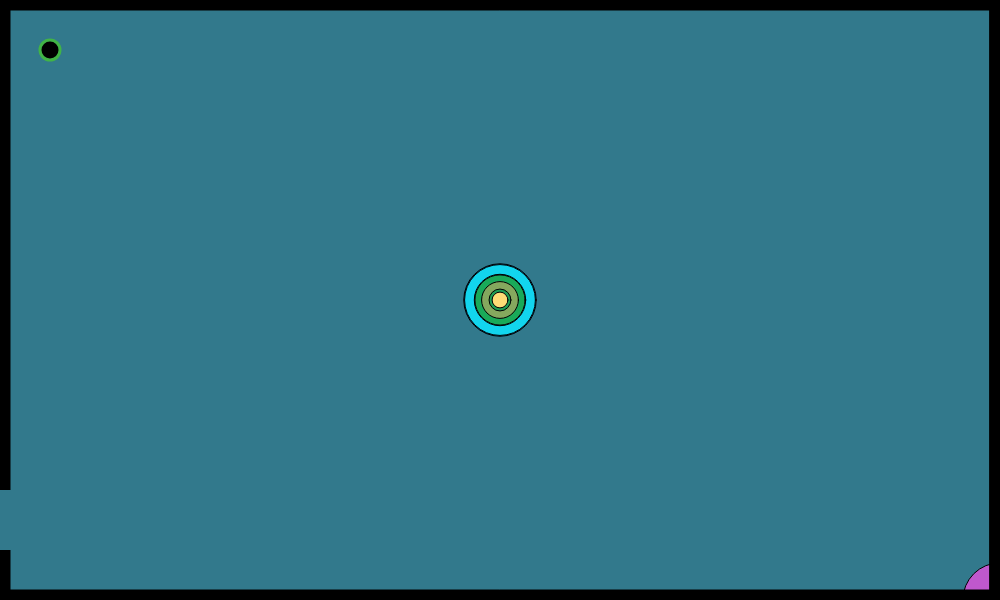
Frame 1 (no input)
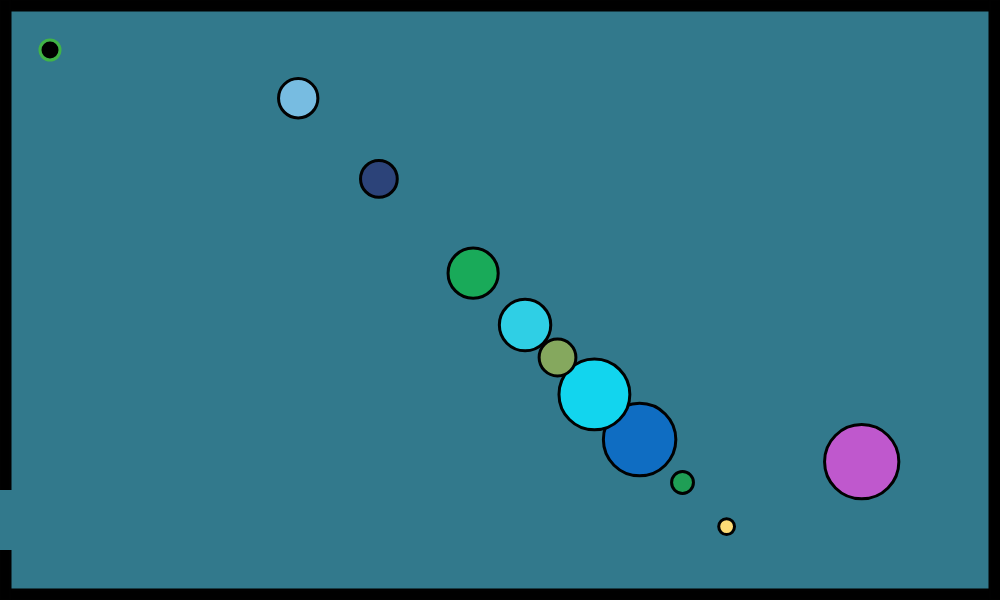
Frame 60 (no input)
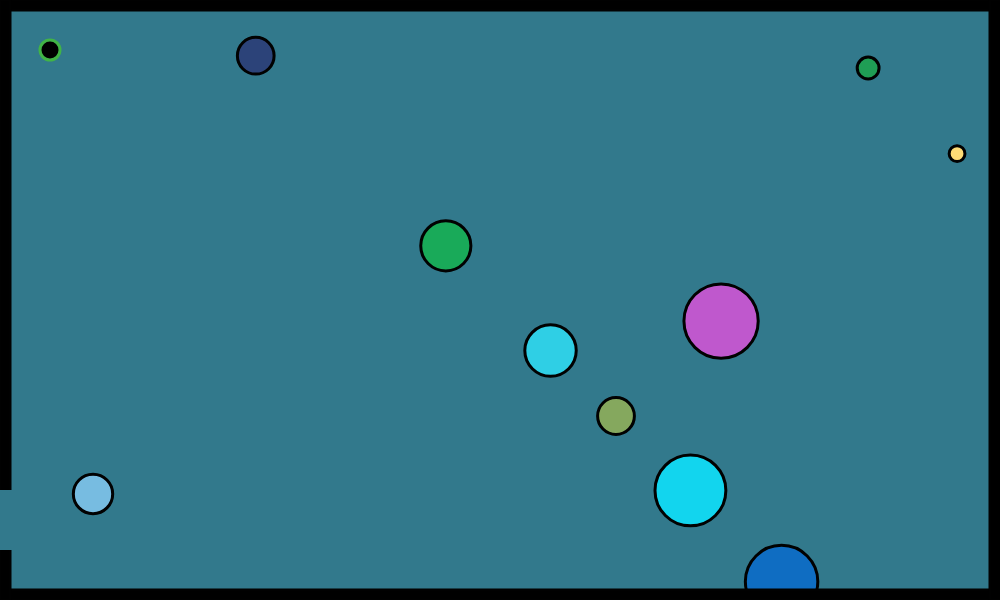
Frame 120 (the mouse pressed at the canvas centre since frame 60)

The p5.js sketch that drew these frames (run headless with seeded random() and noise() and a simulated clock; from frame 60 on, the mouse is pressed at the canvas centre):

// p5.js sketch
// ── sketch.js
// player spawn
var playerX = 50;
var playerY = 50;

// keys
var w = 87;
var a = 65;
var s = 83;
var d = 68;

// mouse
var mouseObX;
var mouseObY;

// canvas dimensions
var canvasx = 1000
var canvasy = 600

//exit relevant dimensions
var exitY = 60


var myXs = [];
var myYs = [];
var speed = [];
var myDiameter = [];
var red = [];
var blue = [];
var green = [];


var x = canvasx;
var y = canvasy;

//var colors = ["red", "orange", "yellow", "green", "blue"];

function setup(){
    createCanvas(canvasx, canvasy);
    for(var i = 0; i<10; i++){

    myXs[i] = x;
    myYs[i] = y;
    myDiameter[i] = random(10,100);
    speed[i] = random(-4,4);
    red[i] = random(255);
    blue[i] = random(255);
    green[i] = random(255);
    x = canvasx*0.5;
    y = canvasy*0.5;
    }
}


function draw()
{

    // Environment
    backgroundColor();
    for(var i = 0; i < myXs.length; i++){
        fill(red[i], blue[i], green[i]);
        stroke(1)
        circle(myXs[i], myYs[i], myDiameter[i]);
        myXs[i] += speed[i];
        myYs[i] += speed[i];

        if (myXs[i] > canvasx){
            myXs[i]=0
        }
        if (myYs[i] > canvasy){
            myYs[i]=0
        }
        if (myXs[i] < 0){
            myXs[i]=canvasx
        }
        if (myYs[i] < 0){
            myYs[i]=canvasy
        }
    }

    borders();
    exit();

    // Player
    player();
    playermovement();
    
    // Defense
    mouseObstacle();
    //mouseClicked();

    // Result
    winning();
}

function borders()
{
    fill(0)
    //top
    rect(0, 0, canvasx, 10);
    //bottom
    rect(0, canvasy-10, canvasx, 10);
    //left
    rect(0, 0, 10, canvasy);
    //right
    rect(canvasx-10, 0, canvasx, canvasy);
}

function exit()
{
    fill(50, 121, 140);
    noStroke();
    rect(0, canvasy-110, 12, exitY);
}

function backgroundColor()
{
    background(50, 121, 140);
    stroke(0);
    fill(0);
}


function player()
{
    fill(0);
    stroke(65, 180, 70);
    strokeWeight(3);
    circle(playerX, playerY, 20);
}


function playermovement()
{
    if(keyIsDown(w)){
        playerY -= 5;
    }

    if(keyIsDown(s)){
        playerY += 5;
    }

    if(keyIsDown(a)){
        playerX -= 5;
    }      

    if(keyIsDown(d)){
        playerX += 5;
    }
}


function mouseObstacle()
{
    fill(0);
    stroke(0);
    circle(mouseObX, mouseObY, 35);
}

function mouseClicked()
{
    mouseObX = mouseX;
    mouseObY = mouseY;
}

function winning()
{
if(playerX <= 0 && playerY > canvasy-110 && playerY < canvasy-50){
        fill(0);
        noStroke();
        textSize(26);
        text("You Win!", 300, 300);
    }
}
